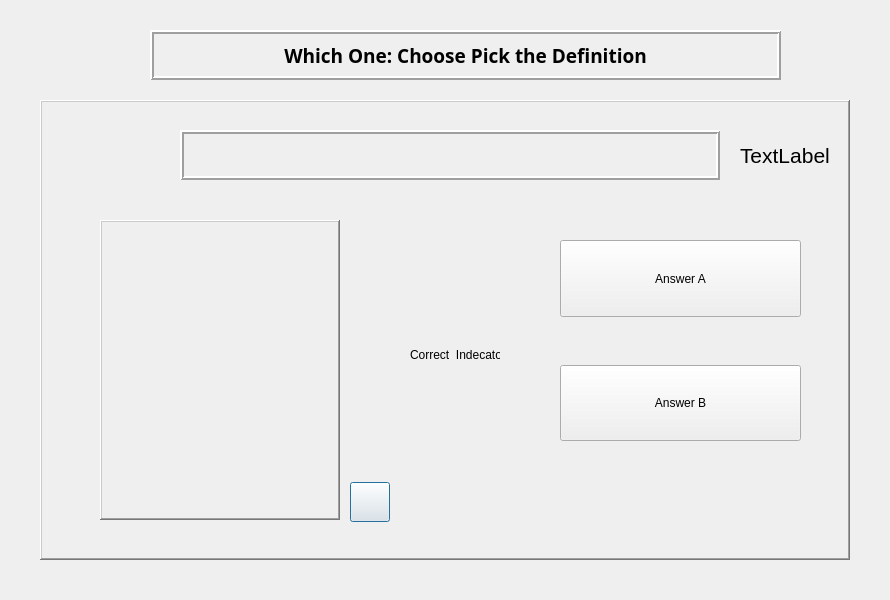
<?xml version="1.0" encoding="UTF-8"?>
<ui version="4.0">
 <class>Games</class>
 <widget class="QDialog" name="Games">
  <property name="geometry">
   <rect>
    <x>0</x>
    <y>0</y>
    <width>890</width>
    <height>600</height>
   </rect>
  </property>
  <property name="windowTitle">
   <string>Dialog</string>
  </property>
  <widget class="QFrame" name="frame">
   <property name="enabled">
    <bool>true</bool>
   </property>
   <property name="geometry">
    <rect>
     <x>40</x>
     <y>100</y>
     <width>810</width>
     <height>460</height>
    </rect>
   </property>
   <property name="sizePolicy">
    <sizepolicy hsizetype="Preferred" vsizetype="Preferred">
     <horstretch>0</horstretch>
     <verstretch>0</verstretch>
    </sizepolicy>
   </property>
   <property name="baseSize">
    <size>
     <width>395</width>
     <height>250</height>
    </size>
   </property>
   <property name="frameShape">
    <enum>QFrame::WinPanel</enum>
   </property>
   <property name="frameShadow">
    <enum>QFrame::Raised</enum>
   </property>
   <property name="lineWidth">
    <number>5</number>
   </property>
   <widget class="QLabel" name="wordContainer">
    <property name="geometry">
     <rect>
      <x>140</x>
      <y>30</y>
      <width>540</width>
      <height>50</height>
     </rect>
    </property>
    <property name="baseSize">
     <size>
      <width>0</width>
      <height>50</height>
     </size>
    </property>
    <property name="font">
     <font>
      <family>MV Boli</family>
      <pointsize>16</pointsize>
      <weight>75</weight>
      <bold>true</bold>
     </font>
    </property>
    <property name="frameShape">
     <enum>QFrame::Box</enum>
    </property>
    <property name="frameShadow">
     <enum>QFrame::Raised</enum>
    </property>
    <property name="lineWidth">
     <number>2</number>
    </property>
    <property name="text">
     <string/>
    </property>
    <property name="textFormat">
     <enum>Qt::PlainText</enum>
    </property>
    <property name="alignment">
     <set>Qt::AlignCenter</set>
    </property>
   </widget>
   <widget class="QLabel" name="picture">
    <property name="geometry">
     <rect>
      <x>60</x>
      <y>120</y>
      <width>240</width>
      <height>300</height>
     </rect>
    </property>
    <property name="frameShape">
     <enum>QFrame::WinPanel</enum>
    </property>
    <property name="frameShadow">
     <enum>QFrame::Raised</enum>
    </property>
    <property name="lineWidth">
     <number>2</number>
    </property>
    <property name="text">
     <string/>
    </property>
   </widget>
   <widget class="QPushButton" name="soundButton">
    <property name="geometry">
     <rect>
      <x>310</x>
      <y>382</y>
      <width>40</width>
      <height>40</height>
     </rect>
    </property>
    <property name="text">
     <string/>
    </property>
   </widget>
   <widget class="QWidget" name="layoutWidget">
    <property name="geometry">
     <rect>
      <x>520</x>
      <y>140</y>
      <width>241</width>
      <height>201</height>
     </rect>
    </property>
    <layout class="QVBoxLayout" name="verticalLayout">
     <property name="spacing">
      <number>48</number>
     </property>
     <property name="topMargin">
      <number>0</number>
     </property>
     <property name="rightMargin">
      <number>0</number>
     </property>
     <item>
      <widget class="QPushButton" name="pushButton_AnswerA">
       <property name="sizePolicy">
        <sizepolicy hsizetype="Minimum" vsizetype="Minimum">
         <horstretch>0</horstretch>
         <verstretch>0</verstretch>
        </sizepolicy>
       </property>
       <property name="autoFillBackground">
        <bool>false</bool>
       </property>
       <property name="text">
        <string>Answer A</string>
       </property>
      </widget>
     </item>
     <item>
      <widget class="QPushButton" name="pushButton_AnswerB">
       <property name="sizePolicy">
        <sizepolicy hsizetype="Minimum" vsizetype="Minimum">
         <horstretch>0</horstretch>
         <verstretch>0</verstretch>
        </sizepolicy>
       </property>
       <property name="text">
        <string>Answer B</string>
       </property>
      </widget>
     </item>
    </layout>
   </widget>
   <widget class="QLabel" name="questionIndecatorLabel">
    <property name="geometry">
     <rect>
      <x>700</x>
      <y>30</y>
      <width>90</width>
      <height>50</height>
     </rect>
    </property>
    <property name="font">
     <font>
      <pointsize>16</pointsize>
     </font>
    </property>
    <property name="text">
     <string>TextLabel</string>
    </property>
   </widget>
   <widget class="QLabel" name="answerIndecator">
    <property name="geometry">
     <rect>
      <x>370</x>
      <y>210</y>
      <width>90</width>
      <height>90</height>
     </rect>
    </property>
    <property name="text">
     <string>Correct  Indecator</string>
    </property>
   </widget>
   <zorder>layoutWidget</zorder>
   <zorder>wordContainer</zorder>
   <zorder>picture</zorder>
   <zorder>soundButton</zorder>
   <zorder>questionIndecatorLabel</zorder>
   <zorder>answerIndecator</zorder>
  </widget>
  <widget class="QLabel" name="wordContainer_2">
   <property name="geometry">
    <rect>
     <x>150</x>
     <y>30</y>
     <width>631</width>
     <height>50</height>
    </rect>
   </property>
   <property name="baseSize">
    <size>
     <width>0</width>
     <height>50</height>
    </size>
   </property>
   <property name="font">
    <font>
     <family>MV Boli</family>
     <pointsize>14</pointsize>
     <weight>75</weight>
     <italic>false</italic>
     <bold>true</bold>
    </font>
   </property>
   <property name="frameShape">
    <enum>QFrame::Box</enum>
   </property>
   <property name="frameShadow">
    <enum>QFrame::Raised</enum>
   </property>
   <property name="lineWidth">
    <number>2</number>
   </property>
   <property name="text">
    <string>Which One: Choose Pick the Definition</string>
   </property>
   <property name="textFormat">
    <enum>Qt::PlainText</enum>
   </property>
   <property name="alignment">
    <set>Qt::AlignCenter</set>
   </property>
  </widget>
 </widget>
 <resources/>
 <connections/>
</ui>
